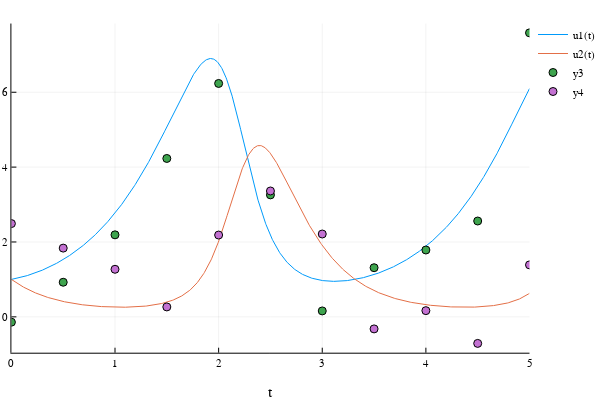

This figure's notebook cell:
### Markdown cell above
Add some measurement error to the data and estimate the initial conditions as well.

### Code cell
data1 = Array(sol_discrete) .+ 0.8 * randn(size(Array(sol_discrete)));
Plots.plot(sol)
Plots.scatter!(sol_discrete.t, data1')

### Figure 1 — Plotly figure (JSON) as saved in the notebook; plotly's stock layout.template omitted (floating-point values rounded to 4 significant figures; data arrays with more than 128 entries replaced by an {"elided": "..."} marker saying what was removed)
{"data": [{"colorbar": {"title": ""}, "legendgroup": "u1(t)", "line": {"color": "rgba(0, 154, 250, 1.000)", "dash": "solid", "shape": "linear", "width": 1}, "mode": "lines", "name": "u1(t)", "showlegend": true, "type": "scatter", "x": {"elided": "1000 float values"}, "xaxis": "x1", "y": {"elided": "1000 float values"}, "yaxis": "y1", "zmax": null, "zmin": null}, {"colorbar": {"title": ""}, "legendgroup": "u2(t)", "line": {"color": "rgba(227, 111, 71, 1.000)", "dash": "solid", "shape": "linear", "width": 1}, "mode": "lines", "name": "u2(t)", "showlegend": true, "type": "scatter", "x": {"elided": "1000 float values"}, "xaxis": "x1", "y": {"elided": "1000 float values"}, "yaxis": "y1", "zmax": null, "zmin": null}, {"colorbar": {"title": ""}, "legendgroup": "y3", "marker": {"color": "rgba(62, 164, 78, 1.000)", "line": {"color": "rgba(0, 0, 0, 1.000)", "width": 1}, "size": 8, "symbol": "circle"}, "mode": "markers", "name": "y3", "showlegend": true, "type": "scatter", "x": [0, 0.5, 1, 1.5, 2, 2.5, 3, 3.5, 4, 4.5, 5], "xaxis": "x1", "y": [-0.1419, 0.9247, 2.191, 4.232, 6.235, 3.258, 0.1582, 1.313, 1.786, 2.56, 7.587], "yaxis": "y1", "zmax": null, "zmin": null}, {"colorbar": {"title": ""}, "legendgroup": "y4", "marker": {"color": "rgba(195, 113, 210, 1.000)", "line": {"color": "rgba(0, 0, 0, 1.000)", "width": 1}, "size": 8, "symbol": "circle"}, "mode": "markers", "name": "y4", "showlegend": true, "type": "scatter", "x": [0, 0.5, 1, 1.5, 2, 2.5, 3, 3.5, 4, 4.5, 5], "xaxis": "x1", "y": [2.492, 1.836, 1.27, 0.2649, 2.186, 3.363, 2.213, -0.3219, 0.1658, -0.709, 1.388], "yaxis": "y1", "zmax": null, "zmin": null}], "layout": {"annotations": [], "height": 400, "legend": {"bgcolor": "rgba(255, 255, 255, 1.000)", "bordercolor": "rgba(0, 0, 0, 1.000)", "font": {"color": "rgba(0, 0, 0, 1.000)", "family": "sans-serif", "size": 11}, "tracegroupgap": 0, "x": 1, "y": 1}, "margin": {"b": 20, "l": 0, "r": 0, "t": 20}, "paper_bgcolor": "rgba(255, 255, 255, 1.000)", "plot_bgcolor": "rgba(255, 255, 255, 1.000)", "showlegend": true, "width": 600, "xaxis": {"anchor": "y1", "domain": [0.02138, 0.9934], "gridcolor": "rgba(0, 0, 0, 0.100)", "gridwidth": 0.5, "linecolor": "rgba(0, 0, 0, 1.000)", "mirror": false, "range": [0, 5], "showgrid": true, "showline": true, "showticklabels": true, "tickangle": 0, "tickcolor": "rgb(0, 0, 0)", "tickfont": {"color": "rgba(0, 0, 0, 1.000)", "family": "sans-serif", "size": 11}, "tickmode": "array", "ticks": "inside", "ticktext": ["0", "1", "2", "3", "4", "5"], "tickvals": [0, 1, 2, 3, 4, 5], "title": "t", "titlefont": {"color": "rgba(0, 0, 0, 1.000)", "family": "sans-serif", "size": 15}, "type": "-", "visible": true, "zeroline": false, "zerolinecolor": "rgba(0, 0, 0, 1.000)"}, "yaxis": {"anchor": "x1", "domain": [0.07581, 0.9902], "gridcolor": "rgba(0, 0, 0, 0.100)", "gridwidth": 0.5, "linecolor": "rgba(0, 0, 0, 1.000)", "mirror": false, "range": [-0.9579, 7.836], "showgrid": true, "showline": true, "showticklabels": true, "tickangle": 0, "tickcolor": "rgb(0, 0, 0)", "tickfont": {"color": "rgba(0, 0, 0, 1.000)", "family": "sans-serif", "size": 11}, "tickmode": "array", "ticks": "inside", "ticktext": ["0", "2", "4", "6"], "tickvals": [0, 2, 4, 6], "title": "", "titlefont": {"color": "rgba(0, 0, 0, 1.000)", "family": "sans-serif", "size": 15}, "type": "-", "visible": true, "zeroline": false, "zerolinecolor": "rgba(0, 0, 0, 1.000)"}}}
